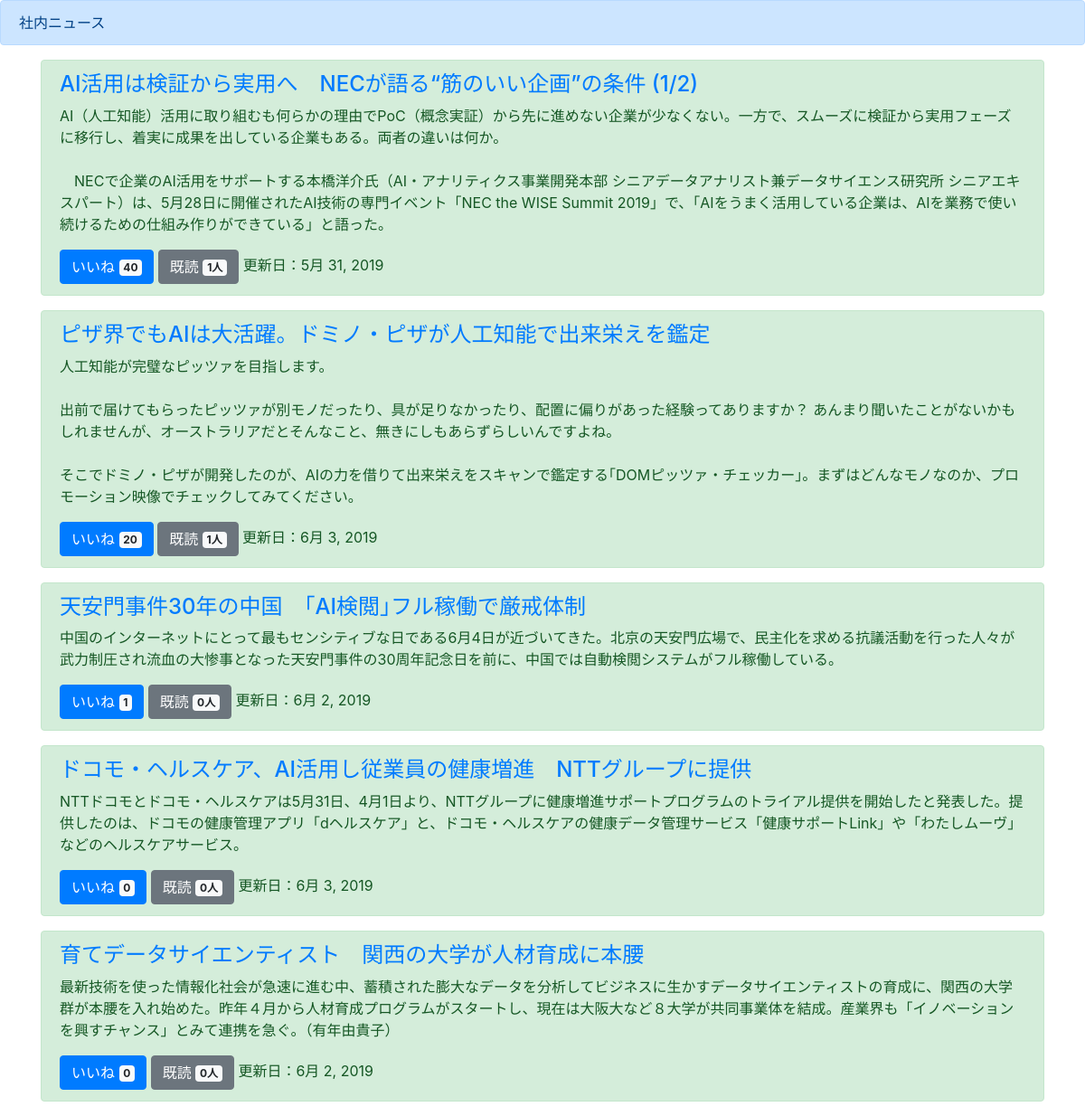
The page / on the database its author committed.
### boardapp/models.py (models this page shows)
class BoardModel(models.Model):
    title = models.CharField(max_length=500)
    content = models.TextField()
    good = models.IntegerField(null=True, blank=True, default=0)
    read = models.IntegerField(null=True, blank=True, default=0)
    readtext = models.CharField(max_length=4000, null=True, blank=True, default='a')
    date = models.DateField()
    url = models.URLField(null=True, blank=True, default="")

### boardapp/views.py (the view)
# urls.py: path('', NewsList.as_view(), name='list'),
class NewsList(ListView):
    template_name = 'list.html'
    model = BoardModel

### templates/list.html (shortened to what this page needs)
{% extends 'base.html' %}
{% block header %}
<div class="alert alert-primary" role="alert">
 社内ニュース
</div>
{% endblock header %}
{% block content %}
<div class='container'>
    {% for item in object_list %}
    <div class="alert alert-success" role="alert">
        <h4 class="alert-heading"><a href="{{item.url}}" target="_blank">{{item.title}}</a></h4>
        <p>{{item.content | linebreaksbr }}</p>
        <a href="{% url 'good' item.pk %}" class="btn btn-primary" role="button" aria-pressed="true">いいね  <span class="badge badge-light">{{item.good}}</span></a>
        <a href="{% url 'read' item.pk %}" class="btn btn-secondary" role="button" aria-pressed="true">既読  <span class="badge badge-light">{{item.read}}人</span></a>
        更新日：{{item.date}}
    </div>
{% endfor %}
</div>
{% endblock content %}

### templates/base.html (shortened to what this page needs)
<!doctype html>
<html lang="en">
  <head>
    <link rel="stylesheet" href="https://stackpath.bootstrapcdn.com/bootstrap/4.3.1/css/bootstrap.min.css">
  </head>
  <body>
    {% block header %}
    {% endblock header %}
    {% block content %}
    {% endblock content %}
  </body>
</html>

### rows shown on the page
BoardModel: title "AI活用は検証から実用へ NECが語る“筋のいい企画”の条件 (1/2)", content "AI（人工知能）活用に取り組むも何らかの理由でPoC（概念実証）から先に進めない企業が少なくない。一方で、スムーズに検証から実用フェーズに移行し、着実に成果を出している企業もある。両者の違いは何か。 NECで企業のAI活用をサポートする本橋洋介氏（AI・アナリティクス事業開発本部 シニアデータアナリスト兼データサイエンス研究所 シニアエキスパート）は、5月28日に開催されたAI技術の専門イベント「NEC the WISE Summit 2019」で、「AIをうまく活用している企業は、AIを業務で使い続けるための仕組み作りができている」と語った。", good "40", read "1", date "5月 31, 2019"
BoardModel: title "ピザ界でもAIは大活躍。ドミノ・ピザが人工知能で出来栄えを鑑定", content "人工知能が完璧なピッツァを目指します。 出前で届けてもらったピッツァが別モノだったり、具が足りなかったり、配置に偏りがあった経験ってありますか？ あんまり聞いたことがないかもしれませんが、オーストラリアだとそんなこと、無きにしもあらずらしいんですよね。 そこでドミノ・ピザが開発したのが、AIの力を借りて出来栄えをスキャンで鑑定する｢DOMピッツァ・チェッカー｣。まずはどんなモノなのか、プロモーション映像でチェックしてみてください。", good "20", read "1", date "6月 3, 2019"
BoardModel: title "天安門事件30年の中国 ｢AI検閲｣フル稼働で厳戒体制", content "中国のインターネットにとって最もセンシティブな日である6月4日が近づいてきた。北京の天安門広場で、民主化を求める抗議活動を行った人々が武力制圧され流血の大惨事となった天安門事件の30周年記念日を前に、中国では自動検閲システムがフル稼働している。", good "1", read "0", date "6月 2, 2019"
BoardModel: title "ドコモ・ヘルスケア、AI活用し従業員の健康増進 NTTグループに提供", content "NTTドコモとドコモ・ヘルスケアは5月31日、4月1日より、NTTグループに健康増進サポートプログラムのトライアル提供を開始したと発表した。提供したのは、ドコモの健康管理アプリ「dヘルスケア」と、ドコモ・ヘルスケアの健康データ管理サービス「健康サポートLink」や「わたしムーヴ」などのヘルスケアサービス。", good "0", read "0", date "6月 3, 2019"
BoardModel: title "育てデータサイエンティスト 関西の大学が人材育成に本腰", content "最新技術を使った情報化社会が急速に進む中、蓄積された膨大なデータを分析してビジネスに生かすデータサイエンティストの育成に、関西の大学群が本腰を入れ始めた。昨年４月から人材育成プログラムがスタートし、現在は大阪大など８大学が共同事業体を結成。産業界も「イノベーションを興すチャンス」とみて連携を急ぐ。（有年由貴子）", good "0", read "0", date "6月 2, 2019"
